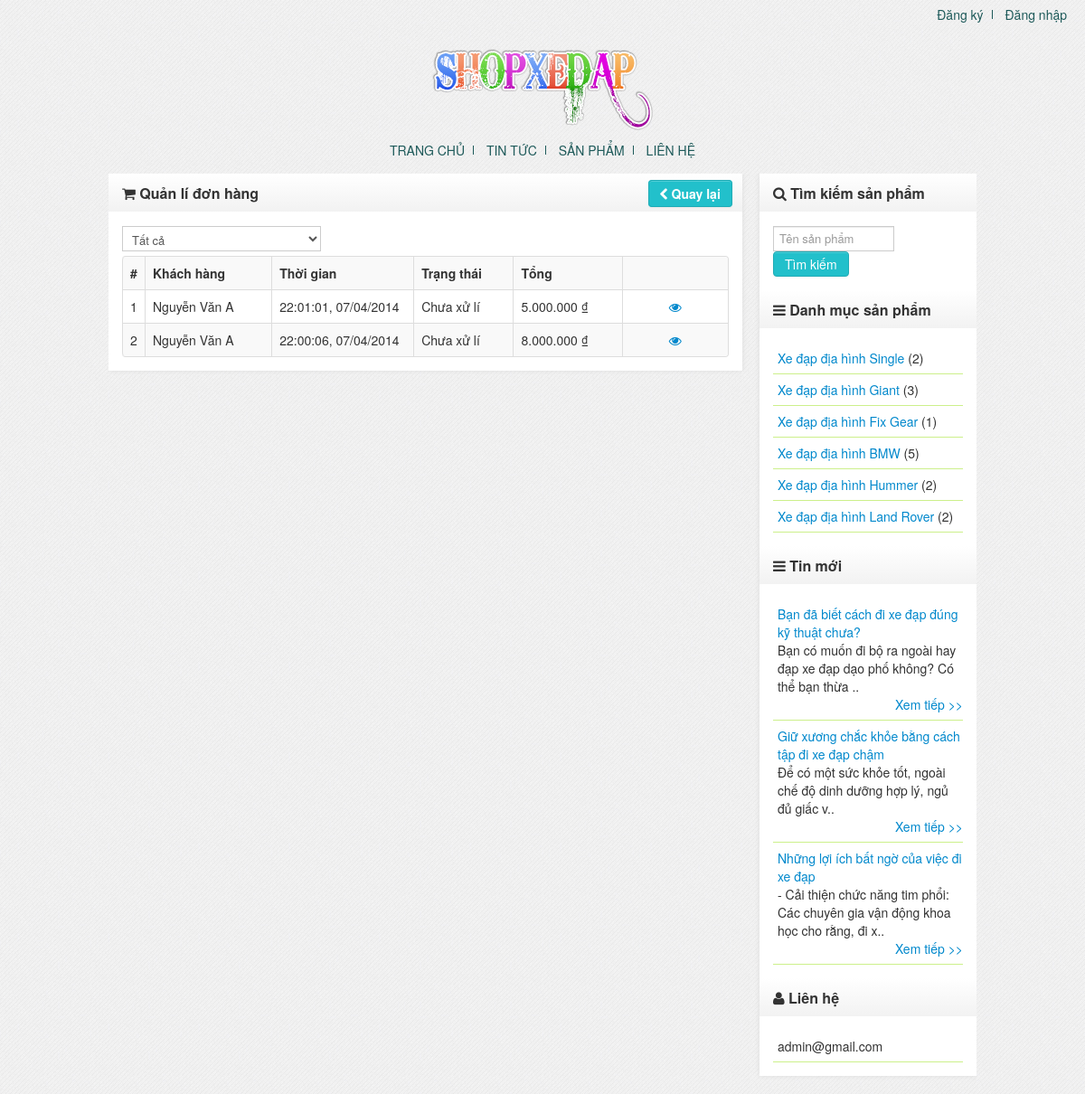
The page /admin/orders.php on the database its author committed.
### tables this page shows
CREATE TABLE IF NOT EXISTS `settings` (
  `title` varchar(150) NOT NULL,
  `home` varchar(150) NOT NULL,
  `email` varchar(150) NOT NULL,
  `page` int(11) NOT NULL
);

CREATE TABLE IF NOT EXISTS `lesson_order` (
  `id` int(11) NOT NULL AUTO_INCREMENT,
  `user_id` int(11) NOT NULL,
  `fullname` varchar(150) NOT NULL,
  `office` varchar(150) NOT NULL,
  `cmnd` varchar(13) NOT NULL,
  `email` varchar(150) NOT NULL,
  `sex` varchar(5) NOT NULL,
  `phone` varchar(11) NOT NULL,
  `address` varchar(150) NOT NULL,
  `choosepayment` tinyint(4) NOT NULL,
  `number_account` varchar(20) NOT NULL,
  `total` float NOT NULL,
  `date` datetime NOT NULL,
  `status` tinyint(4) NOT NULL,
  PRIMARY KEY (`id`),
  KEY `userid_order` (`user_id`)
);

CREATE TABLE IF NOT EXISTS `categories` (
  `id` int(11) NOT NULL AUTO_INCREMENT,
  `cat_name` varchar(150) NOT NULL,
  `show` varchar(5) NOT NULL,
  PRIMARY KEY (`id`)
);

CREATE TABLE IF NOT EXISTS `articles` (
  `id` int(11) NOT NULL AUTO_INCREMENT,
  `articles_name` varchar(150) NOT NULL,
  `cat_id` int(11) NOT NULL,
  `show` varchar(5) NOT NULL,
  `content` text NOT NULL,
  `created` datetime NOT NULL,
  `comment` varchar(5) NOT NULL,
  PRIMARY KEY (`id`),
  KEY `catid_art` (`cat_id`)
);

### admin/orders.php (the view, shortened to what the rows shown need)
<?php
    require_once("../inc/header.php");
?>
<div class="widget">
<?php
    if(isset($_GET['act'])) {
        switch($_GET['act']) {
            case'read':
                $id = $_GET['id'];
                $sql = "SELECT * FROM `lesson_order` WHERE `id` = '$id'";
                $result = @mysql_query($sql);
                if(@mysql_num_rows($result) == 0) {
                    $title = '404';
                    echo '<div class="widget-title"><i class="icon-warning-sign"></i>&nbsp;404</div>
            <div class="widget-body"><p align="center">Oops, Trang này không tồn tại<br /><br /><a href="/" class="btn">Trở lại</a></p></div>';
                }else {
                    $row = @mysql_fetch_array($result);
                    $title = 'Chi tiết đơn hàng #'.$id.'';
                    echo '<div class="widget-title"><i class="icon-paste"></i>&nbsp;Chi tiết đơn hàng #'.$id.'<span style="float: right;"><a href="orders.php" class="btn"><i class="icon-chevron-left"></i>&nbsp;Quay lại</a></span></div>
            <div class="widget-body">';
					if(isset($_POST['submit'])) {
						$status = $_POST['status'];
						@mysql_query("UPDATE `lesson_order` SET `status` = '$status' WHERE `id` = '$id'");
						echo '<div class="alert alert-success"><i class="icon-ok"></i>&nbsp;Cập nhật trạng thái thành công</div>';
						$sql = "SELECT * FROM `lesson_order` WHERE `id` = '$id'";
						$result = @mysql_query($sql);
						$row = @mysql_fetch_array($result);
					}
                    $datetime = explode(" ", $row['date']);
                    $time = $datetime[1];
                    $date = explode("-", $datetime[0]);
                    $date = $date[2].'/'.$date[1].'/'.$date[0];
                    echo 'Ngày tạo: '.$time.' | '.$date;
                    echo '<br />Trạng thái: ';
                    if($row['status'] != 3) {
?>
					<form action="" method="POST" name="from1">
					<select name="status" style="width: 130px;">';
                        <option value="1" <?php if($row['status'] == 1) echo 'selected="selected"'; ?>>Chưa xử lí</option>
                        <option value="2" <?php if($row['status'] == 2) echo 'selected="selected"'; ?>>Đang xử lí</option>
                        <option value="3">Đã xử lí</option>
					</select>
					<input type="submit" name="submit" value="Cập nhật" class="btn" />
					</form>
<?php
                    }else {
                        echo 'Đã xử lí<br />';
                    }
                    echo 'Trị giá đơn hàng: '.number_format($row['total'],0,",",".").' ₫';
                    echo '<br />Phương thức thanh toán: ';
                    if($row['choosepayment'] == 1)
                        echo 'Thanh toán trực tiếp<br />';
                    elseif($row['choosepayment'] == 2)
                        echo 'Thanh toán qua bưu điện<br />';
                    else
                        echo 'Chuyển khoản qua ngân hàng<br />Số tài khoản '.$row['number_account'].'<br />';
                    echo '<div class="newsDetail">Thông tin người thanh toán</div>
                    <strong>'.$row['fullname'].'</strong>
                    <br />Địa chỉ: '.$row['address'].'
                    <br />Điện thoại: '.$row['phone'].'
                    <br />Email: '.$row['email'].'';
                    echo '<div class="newsDetail">Thông tin người nhận</div>
                    <strong>Nguyễn Bá Tuấn Anh</strong>
                    <br />Địa chỉ: 19 Nguyễn Trãi - Thanh Xuân - Hà Nội
                    <br />Điện thoại: 01646868928';
                    echo '<div class="newsDetail">Đơn hàng bao gồm</div>';
                    $order_id = $row['id'];
                    $query = "SELECT * FROM `lesson_order_detail` WHERE `order_id` = '$order_id'";
                    $res = @mysql_query($query);
                    $i = 0;
    ?>
                    <table class="table table-striped table-bordered dataTable" style="width:100%;">
                    	<tbody>
                    	<tr>
                    		<th scope="col" style="width: 8px;">#</th><th scope="col">Sản phẩm</th><th scope="col" style="width: 65px;">Số lượng</th><th scope="col" style="width: 80px;">Giá</th><th scope="col" style="width: 90px;">Tổng</th>
                    	</tr>
    <?php
                    while($rows = @mysql_fetch_array($res)) {
                        $i++;
                        $product_id = $rows['product_id'];
                        $product_sql = "SELECT `pro_name` FROM `products` WHERE `id` = '$product_id'";
                        $product_result = @mysql_query($product_sql);
                        $product_row = @mysql_fetch_array($product_result);
    ?>
                        <tr class="row0">
                    		<td>
                    			<?php echo $i; ?>
                    		</td>
                            <td>
                    			<a href="products.php?id=<?php echo $product_id; ?>"><?php echo $product_row['pro_name']; ?></a>
                    		</td>
                            <td>
                                <input type="text" value="<?php echo $rows['qty']; ?>" style="width: 30px;" disabled="disabled" />
                    		</td>
                            <td>
                    			<?php echo number_format($rows['price'],0,",","."); ?> ₫
                    		</td>
                            <td>
                    			<?php echo number_format($rows['qty']*$rows['price'],0,",","."); ?> ₫
                    		</td>
                        </tr>
    <?php
                    }
    ?>
                        </tbody>
                    </table>
    <?php
                    echo '</div>';
                }
            break;
            case'delete':
                $id = $_GET['id'];
                $sql = "SELECT * FROM `lesson_order` WHERE `id` = '$id'";
                $result = @mysql_query($sql);
                if(@mysql_num_rows($result) == 0) {
                    $title = '404';
                    echo '<div class="widget-title"><i class="icon-warning-sign"></i>&nbsp;404</div>
            <div class="widget-body"><p align="center">Oops, Trang này không tồn tại<br /><br /><a href="/" class="btn">Trở lại</a></p></div>';
                }else {
                    echo '<div class="widget-title"><i class="icon-paste"></i>&nbsp;Xóa hóa đơn #'.$id.'<span style="float: right;"><a href="orders.php" class="btn"><i class="icon-chevron-left"></i>&nbsp;Quay lại</a></span></div>
            <div class="widget-body">';
                    $row = @mysql_fetch_array($result);
					if(isset($_GET['confirm'])=='ok') {
                        @mysql_query("DELETE FROM `lesson_order_detail` WHERE `order_id` = '$id'") or die(@mysql_error());
						@mysql_query("DELETE FROM `lesson_order` WHERE `id` = '$id'") or die(@mysql_error());
						header('Location: orders.php');
                        exits();
					}else {
					   $query = "SELECT `id` FROM `lesson_order` WHERE `id` = '$id' AND `status` = '1' OR `status` = '2'";
                       $res = @mysql_query($query) or die($query);
                       if(@mysql_num_rows($res) != 0) {
                            echo '<div class="alert alert-info"><i class="icon-info-sign"></i>&nbsp;Bạn chỉ xóa được đơn hàng đang ở trạng thái đã xử lí</div>';
                       }else {
						    echo 'Bạn chắc chắn muốn xóa hóa đơn: #'.$id.'<br /><br /><a href="'.$set['home'].'/admin/orders.php?act=delete&id='.$id.'&confirm=ok" class="btn">Tiếp tục</a>';
                       }
                    }
                    echo '</div>';
                }
            break;
        }
    }else {
?>
<div class="widget-body">
        <?php
            if(isset($_GET['status'])) {
                if($_GET['status'] == 2)
                    $status = 2;
                elseif($_GET['status'] == 3)
                    $status = 3;
                elseif($_GET['status'] == 1)
                    $status = 1;
                else
                    $status = 0;
            }else
                $status = 0;
        ?>
        <?php
            $display = 10;
            $query = "SELECT COUNT(`id`) FROM `products`";
            $res = @mysql_query($query);
            $rows = @mysql_fetch_array($res);
            $record = $rows[0];
            $count = ceil($record/$display);
            if(empty($page) OR $page < 1 OR $page > $count)
                $page = 1;
            $start = ($page - 1)*$display;
            if($status == 0) {
                $sql = "SELECT * FROM `lesson_order` ORDER BY `id` DESC LIMIT $start,$display";
            }else {
                $sql = "SELECT * FROM `lesson_order` WHERE `status` = '$status' ORDER BY `id` DESC LIMIT $start,$display";
            }
            $result = @mysql_query($sql);
            if(@mysql_num_rows($result) == 0)
                echo '<div class="alert alert-info"><i class="icon-info-sign"></i>&nbsp;Chưa có đơn hàng nào</div>';
            else {
        ?>
    <table class="table table-striped table-bordered dataTable" style="width:100%;border-collapse:collapse;">
		<tbody>
		<tr>
			<th scope="col">#</th><th scope="col">Khách hàng</th>
            <th scope="col">Thời gian</th>
            <th scope="col">Trạng thái</th>
            <th scope="col">Tổng</th>
            <th scope="col">&nbsp;</th>
		</tr>
        <?php
                $i = 0;
                while($row = @mysql_fetch_array($result)) {
                    $i++;
        ?>
                    <tr class="row0">
						<td style="width:8px;">
							<?php echo $i; ?>
						</td>
                        <td>
							   <?php echo $row['fullname']; ?>
						</td>
                        <td style="width: 140px;">
							<?php
                                $datetime = explode(" ", $row['date']);
                                $date = explode("-", $datetime[0]);
                                $date = $date[2].'/'.$date[1].'/'.$date[0];
                                $time = $datetime[1];
                                echo $time.', '.$date;
                            ?>
						</td>
                        <td>
                        <?php
							if($row['status'] == 1)
                                echo 'Chưa xử lí';
                            elseif($row['status'] == 2)
                                echo 'Đang xử lí';
                            else
                                echo 'Đã xử lí';
                        ?>
						</td>
                        <td>
							<?php echo number_format($row['total'],0,",","."); ?> ₫
						</td>
						<td class="text-center" style="width:100px;">
                            <a id="imb_del" class="imb_delete link-btn" title="Chi tiết đơn hàng" href="<?php echo ''.$set['home'].'/admin/orders.php?act=read&id='.$row['id'].''; ?>">
								<i class="icon-eye-open"></i>
							</a>
						</td>
					</tr>
        <?php
                }
     echo '</tbody>
    </table>';
            }
        ?>
</div>
<?php
    }
?>
</div>
<?php
    require_once("../inc/footer.php");
?>

### inc/header.php (shortened to what the rows shown need)
<?php
    require_once("connect.php");
    $set = $connect -> query("SELECT * FROM `settings`") -> fetch_array(MYSQLI_ASSOC);
?>
<!DOCTYPE html PUBLIC "-//W3C//DTD XHTML 1.0 Transitional//EN" "http://www.w3.org/TR/xhtml1/DTD/xhtml1-transitional.dtd">
<html xmlns="http://www.w3.org/1999/xhtml">
<head>
	<link rel="stylesheet" href="<?php echo $set['home']; ?>/themes/style.css" />
	<link rel="stylesheet" href="<?php echo $set['home']; ?>/themes/bootstrap.css" />
	<link rel="stylesheet" href="<?php echo $set['home']; ?>/themes/font-awesome.css" />
</head>
<body>
<div id="header">
	<img src="<?php echo $set['home']; ?>/themes/logo.png" alt="logo" />
	<div id="top_menu">
		<ul>
		</ul>
	</div>
</div>
<div id="content">
	<div id="body">

### inc/footer.php (shortened to what the rows shown need)
</div>
<div id="sidebar">
    <div class="widget">
        <div class="widget-body">
            <?php
            $sql = "SELECT * FROM `categories` WHERE `show` = 'true' ORDER BY `id` DESC";
            $result = $connect->query($sql);
            if ($result->fetch_array(MYSQLI_NUM) == 0)
                echo '<div class="alert alert-info"><i class="icon-info-sign"></i>&nbsp;Chưa có danh mục sản phẩm nào</div>';
            else {
                while ($row = $result->fetch_array(MYSQLI_ASSOC)) {
                    $cat_id = $row['id'];
                    $query = "SELECT COUNT(`id`) as total FROM `products` WHERE `show` = 'true' AND `cat_id` = '$cat_id'";
                    $res = $connect->query($query);
                    $rows = $res->fetch_array(MYSQLI_ASSOC);
                    $count = $rows['total'];
                    echo '<div class="cat_list"><a href="' . $set['home'] . '/categories.php?id=' . $row['id'] . '">' . $row['cat_name'] . '</a> (' . $count . ')</div>';
                }
            }
            ?>
        </div>
        <div class="widget-body">
            <?php
            $sql = "SELECT * FROM `articles` WHERE `show` = 'true' ORDER BY `id` DESC LIMIT 0,5";
            $result = $connect->query($sql);
            if ($result->fetch_array(MYSQLI_NUM) == 0)
                echo '<div class="alert alert-info"><i class="icon-info-sign"></i>&nbsp;Chưa có tin tức nào</div>';
            else {
                echo '<marquee  behavior="scroll" scrollamount="2" direction="up" onmouseover="this.stop()" onmouseout="this.start()">';
                while ($row = $result->fetch_array(MYSQLI_ASSOC)) {
                    echo '<div class="cat_list"><a href="' . $set['home'] . '/articles.php?id=' . $row['id'] . '">' . $row['articles_name'] . '</a><div class="shortdesc">' . substr($row['content'], 0, 100) . '..</div><span style="float: right;"><a href="#">Xem tiếp >></a></span><br /></div>';
                }
                echo '</marquee>';
            }
            ?>
        </div>
        <div class="widget-body">
            <div class="cat_list"><?php echo $set['email']; ?></div>
        </div>
    </div>
</div>
</body>
</html>

### rows shown on the page
settings: home (picture), email "admin@gmail.com"
lesson_order: fullname "Nguyễn Văn A", date "22:01:01", date "07/04/2014", status "Chưa xử lí", total "5.000.000"
lesson_order: fullname "Nguyễn Văn A", date "22:00:06", date "07/04/2014", status "Chưa xử lí", total "8.000.000"
categories: cat_name "Xe đạp địa hình Single", count "2"
categories: cat_name "Xe đạp địa hình Giant", count "3"
categories: cat_name "Xe đạp địa hình Fix Gear", count "1"
categories: cat_name "Xe đạp địa hình BMW", count "5"
categories: cat_name "Xe đạp địa hình Hummer", count "2"
categories: cat_name "Xe đạp địa hình Land Rover", count "2"
articles: articles_name "Bạn đã biết cách đi xe đạp đúng kỹ thuật chưa?", content "Bạn có muốn đi bộ ra ngoài hay đạp xe đạp dạo phố không? Có thể bạn thừa"
articles: articles_name "Giữ xương chắc khỏe bằng cách tập đi xe đạp chậm", content "Để có một sức khỏe tốt, ngoài chế độ dinh dưỡng hợp lý, ngủ đủ giấc v"
articles: articles_name "Những lợi ích bất ngờ của việc đi xe đạp", content "- Cải thiện chức năng tim phổi: Các chuyên gia vận động khoa học cho rằng, đi x"
